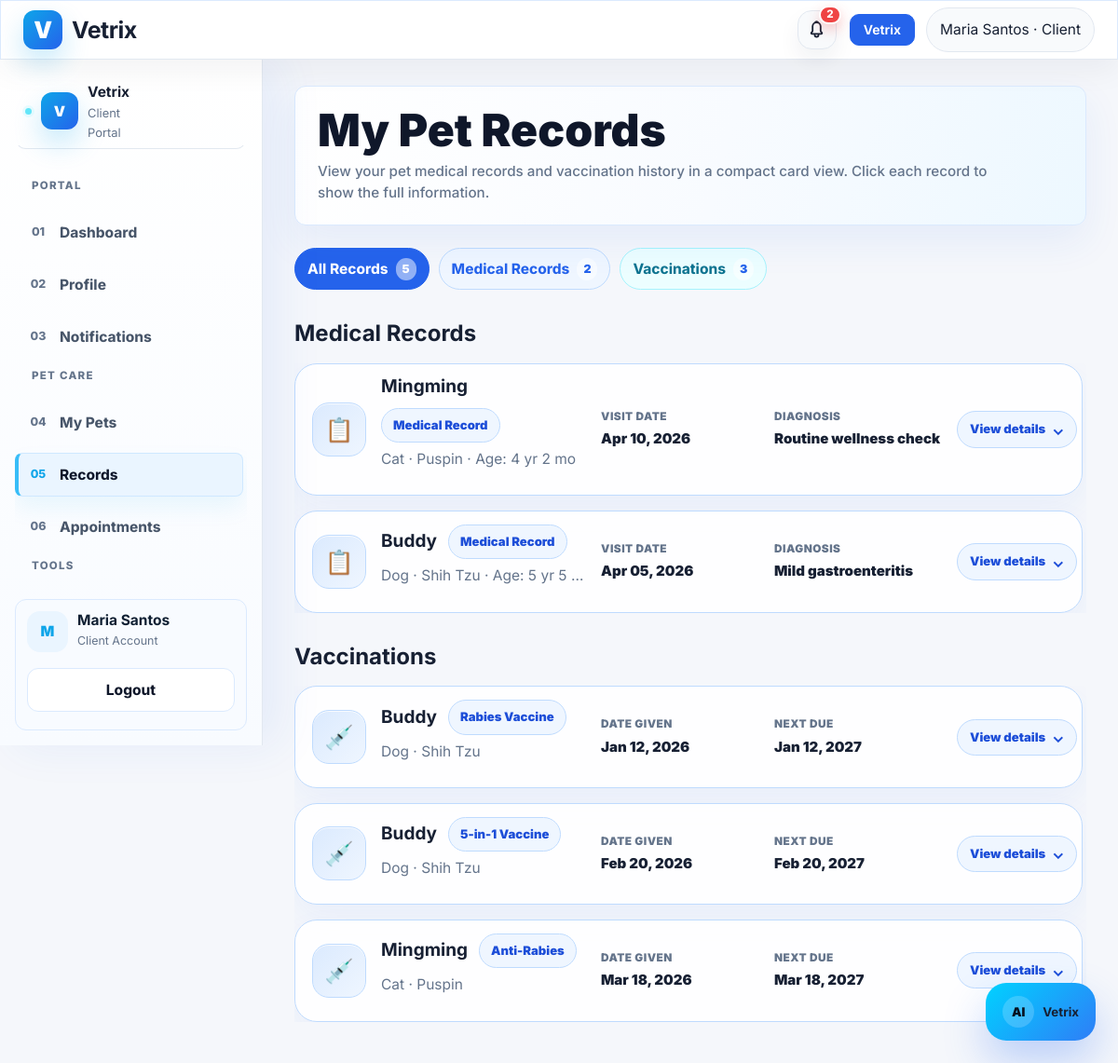
The page /client/records.php (signed in) on the database its author committed.
### tables this page shows
CREATE TABLE medical_records (
    id INT AUTO_INCREMENT PRIMARY KEY,
    pet_id INT NOT NULL,
    veterinarian VARCHAR(120),
    visit_date DATE NOT NULL,
    symptoms TEXT,
    diagnosis TEXT,
    treatment TEXT,
    prescription TEXT,
    notes TEXT,
    created_at TIMESTAMP DEFAULT CURRENT_TIMESTAMP,
    FOREIGN KEY (pet_id) REFERENCES pets(id) ON DELETE CASCADE
);

CREATE TABLE pets (
    id INT AUTO_INCREMENT PRIMARY KEY,
    owner_id INT NOT NULL,
    name VARCHAR(100) NOT NULL,
    species VARCHAR(50),
    breed VARCHAR(80),
    sex VARCHAR(20),
    birth_date DATE,
    weight DECIMAL(6,2),
    color VARCHAR(50),
    allergies TEXT,
    critical_notes TEXT,
    notes TEXT,
    pet_photo VARCHAR(255) NULL,
    verification_status ENUM('pending','approved','rejected','in_person_confirmation') DEFAULT 'pending',
    verification_notes TEXT NULL,
    verified_by INT NULL,
    verified_at TIMESTAMP NULL DEFAULT NULL,
    last_updated_by INT NULL,
    created_at TIMESTAMP DEFAULT CURRENT_TIMESTAMP,
    updated_at TIMESTAMP NULL DEFAULT NULL,
    FOREIGN KEY (owner_id) REFERENCES users(id) ON DELETE CASCADE
);

CREATE TABLE vaccinations (
    id INT AUTO_INCREMENT PRIMARY KEY,
    pet_id INT NOT NULL,
    vaccine_name VARCHAR(120) NOT NULL,
    date_given DATE,
    next_due_date DATE,
    administered_by VARCHAR(120),
    remarks TEXT,
    FOREIGN KEY (pet_id) REFERENCES pets(id) ON DELETE CASCADE
);

### includes/functions.php (called while the page is built, shortened)
<?php
function e($value) {
    return htmlspecialchars($value ?? '', ENT_QUOTES, 'UTF-8');
}
function current_user_id() { return $_SESSION['user_id'] ?? null; }
function pet_age($birth_date) {
    $dob = new DateTime($birth_date);
    $now = new DateTime();
    $diff = $now->diff($dob);
    return $diff->y . ' yr ' . $diff->m . ' mo';
}
?>

### client/records.php (the view, shortened to what this page needs)
<?php
require_once "../config/database.php";
require_once "../includes/functions.php";
$uid=current_user_id();
include "../includes/header.php";
include "../includes/navbar.php";
$recordCount=$conn->query("SELECT COUNT(*) c FROM medical_records m JOIN pets p ON m.pet_id=p.id WHERE p.owner_id=$uid")->fetch_assoc()['c'];
$vacCount=$conn->query("SELECT COUNT(*) c FROM vaccinations v JOIN pets p ON v.pet_id=p.id WHERE p.owner_id=$uid")->fetch_assoc()['c'];
$totalRecordItems=(int)$recordCount+(int)$vacCount;
?>
<div class="layout"><?php include "../includes/client_sidebar.php";?><main class="content">
<section class="hero client-hero-banner mb-4"><h1>My Pet Records</h1><p>View your pet medical records and vaccination history in a compact card view. Click each record to show the full information.</p></section>
<div class="reference-filter-bar" id="clientRecordsFilterBar">
    <button type="button" class="reference-filter-chip active" data-filter="all">All Records <span class="count"><?=$totalRecordItems?></span></button>
    <button type="button" class="reference-filter-chip" data-filter="medical">Medical Records <span class="count"><?=$recordCount?></span></button>
    <button type="button" class="reference-filter-chip" data-filter="vaccination">Vaccinations <span class="count"><?=$vacCount?></span></button>
</div>
<?php
$records=$conn->query("SELECT m.*,p.name pet_name,p.species,p.breed,p.birth_date FROM medical_records m JOIN pets p ON m.pet_id=p.id WHERE p.owner_id=$uid ORDER BY visit_date DESC");
?>
<section class="client-record-filter-group" data-record-group="medical">
<div class="reference-section-title"><h2>Medical Records</h2></div>
<?php if($records->num_rows==0): ?>
<div class="empty-state mb-4">
    <div class="empty-icon">📋</div>
    <h2>No medical records yet</h2>
    <p class="text-muted">Your pet has vaccination data, but no official medical visit record has been added by the clinic yet.</p>
    <a href="appointments.php" class="btn btn-primary rounded-pill">Request Checkup</a>
</div>
<?php else: ?>
<div class="reference-list mb-4">
<?php while($r=$records->fetch_assoc()): ?>
    <details class="reference-expand-card">
        <summary class="reference-expand-summary">
            <div class="reference-icon reference-icon-sm">📋</div>
            <div class="reference-expand-head">
                <div class="reference-title-row compact"><h2><?=e($r['pet_name'])?></h2><span class="reference-tag">Medical Record</span></div>
                <p class="reference-subtitle mb-0"><?=e($r['species'])?> · <?=e($r['breed'] ?: 'Breed not set')?> · Age: <?=e(pet_age($r['birth_date']))?></p>
            </div>
            <div class="reference-quick-meta">
                <span>Visit Date</span>
                <strong><?=e(date('M d, Y', strtotime($r['visit_date'])))?></strong>
            </div>
            <div class="reference-quick-meta hide-sm">
                <span>Diagnosis</span>
                <strong><?=e($r['diagnosis'] ?: 'No diagnosis saved')?></strong>
            </div>
            <span class="reference-expand-pill">View details</span>
        </summary>
    </details>
<?php endwhile; ?>
</div>
<?php endif; ?>
</section>
<section class="client-record-filter-group" data-record-group="vaccination">
<div class="reference-section-title"><h2>Vaccinations</h2></div>
<div class="reference-list">
<?php $vacs=$conn->query("SELECT v.*,p.name pet_name,p.species,p.breed FROM vaccinations v JOIN pets p ON v.pet_id=p.id WHERE p.owner_id=$uid ORDER BY v.next_due_date"); if($vacs->num_rows==0): ?>
    <div class="soft-card"><p class="text-muted mb-0">No vaccination records yet.</p></div>
<?php endif; while($r=$vacs->fetch_assoc()): ?>
    <details class="reference-expand-card">
        <summary class="reference-expand-summary">
            <div class="reference-icon reference-icon-sm">💉</div>
            <div class="reference-expand-head">
                <div class="reference-title-row compact"><h2><?=e($r['pet_name'])?></h2><span class="reference-tag"><?=e($r['vaccine_name'])?></span></div>
                <p class="reference-subtitle mb-0"><?=e($r['species'])?> · <?=e($r['breed'] ?: 'Breed not set')?></p>
            </div>
            <div class="reference-quick-meta">
                <span>Date Given</span>
                <strong><?=e(!empty($r['date_given']) ? date('M d, Y', strtotime($r['date_given'])) : 'Not set')?></strong>
            </div>
            <div class="reference-quick-meta hide-sm">
                <span>Next Due</span>
                <strong><?=e(!empty($r['next_due_date']) ? date('M d, Y', strtotime($r['next_due_date'])) : 'Not set')?></strong>
            </div>
            <span class="reference-expand-pill">View details</span>
        </summary>
    </details>
<?php endwhile; ?>
</div>
</section>
</main></div><?php include "../includes/footer.php";?>

### rows shown on the page
medical_records: pet.name "Mingming", pet.species "Cat", pet.breed "Puspin", pet.birth_date "4 yr 2 mo", visit_date "Apr 10, 2026", diagnosis "Routine wellness check"
medical_records: pet.name "Buddy", pet.species "Dog", pet.breed "Shih Tzu", pet.birth_date "5 yr 5…", visit_date "Apr 05, 2026", diagnosis "Mild gastroenteritis"
vaccinations: pet.name "Buddy", vaccine_name "Rabies Vaccine", pet.species "Dog", pet.breed "Shih Tzu", date_given "Jan 12, 2026", next_due_date "Jan 12, 2027"
vaccinations: pet.name "Buddy", vaccine_name "5-in-1 Vaccine", pet.species "Dog", pet.breed "Shih Tzu", date_given "Feb 20, 2026", next_due_date "Feb 20, 2027"
vaccinations: pet.name "Mingming", vaccine_name "Anti-Rabies", pet.species "Cat", pet.breed "Puspin", date_given "Mar 18, 2026", next_due_date "Mar 18, 2027"

### other values the page prints
$notifLabel "2"
$_SESSION['full_name'] "Maria Santos"
$navRole "Client"
$section "PORTAL"
$link[0] "01"
$link[1] "Dashboard"
$link[0] "02"
$link[1] "Profile"
$link[0] "03"
$link[1] "Notifications"
$section "PET CARE"
$link[0] "04"
$link[1] "My Pets"
$link[0] "05"
$link[1] "Records"
